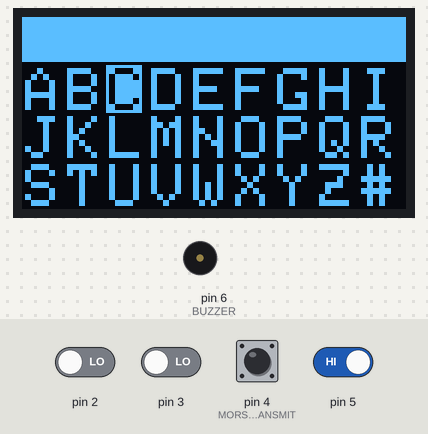
Bench run of a sketch on a simulated Arduino Uno, built with avr-gcc and run on an emulated ATmega328P. On the bench: 128×64 one-colour display, buzzer (waves = sounding, pin HIGH). The inputs (shaded band) are chosen by the test bench; at power-on: pin 4 (MORSE_TRANSMIT), pin 5 HIGH, pin 2, pin 3 LOW.

Above: at 3.9 s.
4.0 s: pin 5 driven LOW
At 4.5 s:
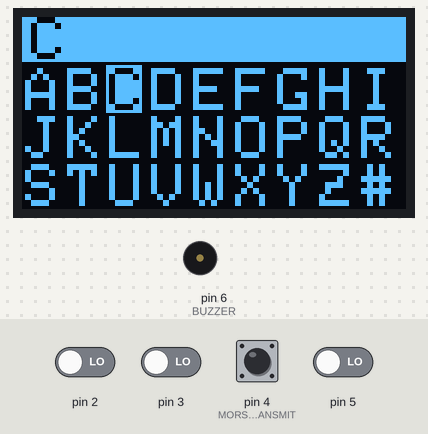
5.5 s: pin 2 driven HIGH
At 5.9 s:
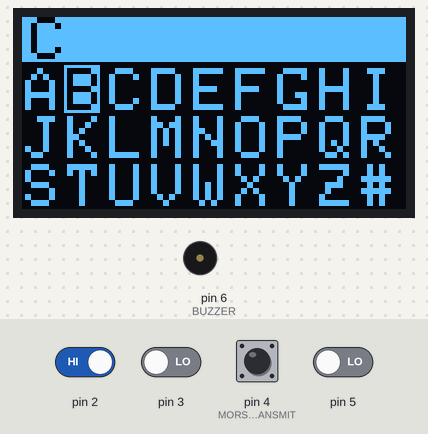
Timing chart, 0 to 8.5 s (numbered marks = the images above; inputs shaded):
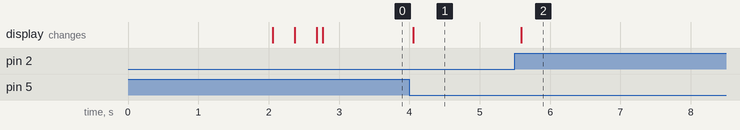

The sketch:

morse_transceiver.ino
```cpp
//Transceiver - Controls the rotary encoder and big OLED
//FourzeDotEXE - 5/22/25

#include <avr/interrupt.h>  //lib for Pin Change Interrupts
#include <SPI.h>
#include <Wire.h>
#include <Adafruit_GFX.h>
#include <Adafruit_SSD1306.h>

#define SCREEN_WIDTH 128 // OLED display width, in pixels
#define SCREEN_HEIGHT 64 // OLED display height, in pixels

#define MAX_VISIBLE_CHARS 10 //maximum number of inputted chars shown on the screen at any time

#define MORSE_TRANSMIT 4
#define BUZZER 6

#define OLED_MOSI   9
#define OLED_CLK   10
#define OLED_DC    11
#define OLED_CS    12
#define OLED_RESET 13

#define FRAME_DELAY (42)
#define FRAME_WIDTH (128)
#define FRAME_HEIGHT (64)

Adafruit_SSD1306 display(SCREEN_WIDTH, SCREEN_HEIGHT, OLED_MOSI, OLED_CLK, OLED_DC, OLED_RESET, OLED_CS);

int pulses=0, pulses_prev=0, A_SIG=0, B_SIG=1;
int cursor_map;
int buttonState = 0; //flag to indicate if the encoder button is pressed (inputs a letter into the buffer)
bool transmit_now = 0; //flag to indicate when transmit should occur (uses morse_translate function and clears the input buffer)

// Variables capturing current and newly calculated position on the letter board (Values 0-26)
int New_Position=0;
int Old_Position=0;

// Flag indicating the letter was entered on the letter board to be added to curr_text string
int Letter_Entered=0;
int Transmit=0;
String To_Transmit="";

//track current keyboard in use (mode 0-3)
bool keyboard = 0;

//track current number of characters inputted
int char_counter = 0;

// Used for displaying Leter board (mode 0-3)
char Letters[28]="ABCDEFGHIJKLMNOPQRSTUVWXYZ#";
char Numbers[28]="1234567890.               #";
char u_Letters[28]="abcdefghijklmnopqrstuvwxyz|";
char a_Symbols[28]="1234567890!?,.@#$%^&*()_-+|";
char b_Symbols[28]=":;=~`{}[]\/<>             |";

const int dot_time = 200;
const int dash_time = 600;

void setup() {
  Serial.begin(9600);
  pulses = 4;

  pinMode(MORSE_TRANSMIT, INPUT);
  pinMode(BUZZER, OUTPUT);

  attachInterrupt(0, A_RISE, RISING);
  attachInterrupt(1, B_RISE, RISING);

  //Pin Change Interrupt on pin 5 (PCINT21)
  cli();
  PCICR |= 0b00000100;    // turn on port d (PCINT[16-23])
  PCMSK2 |= 0b00110000;   //Interrupt on Pin 5 and Pin 4 (6th and 5th MSB bit respectively)
  sei();

  if(!display.begin(SSD1306_SWITCHCAPVCC, 0x3C)) {
    Serial.println(F("SSD1306 allocation failed"));
    while(1);
  }

  delay(2000);
  display.clearDisplay();

  // Display Letter Board 3 rows 9 character in each row
  display.setTextSize(2);
  display.setTextColor(SSD1306_WHITE);
  for (int j=0; j<3;j++){
    for (int i=0; i<9;i++){
      display.setCursor(i*12+2*i+1,j*16+17);
      display.println(Letters[i+j*9]);
      display.display();
    }
  }

  // Display filled in rect in the top section of the display when To_Transfer would be output
  display.fillRect(0, 0, 128, 15, SSD1306_INVERSE);
  // Highlight character A by displaying Inverse rect at first position
  display.fillRect(0, 16, 12, 16, SSD1306_INVERSE);
}

//highlight the selected letter on the keyboard
void Highlight_letter(int New_Pos, int Old_Pos){
  int X_pos;
  int Y_pos;

  // Calculate X and Y coordinates of the New_Pos on the letter board
  X_pos=New_Pos - ((int)New_Pos/9)*9;
  Y_pos=(int)New_Pos/9;
  // Displaying Inverse rect over the current curson positon
  display.fillRect(X_pos*12+2*X_pos, Y_pos*16 +16, 12, 16, SSD1306_INVERSE);

  // Calculate X and Y coordinates of the Old_Pos on the letter board
  X_pos=Old_Pos - ((int)Old_Pos/9)*9;
  Y_pos=(int)Old_Pos/9;
  // Revert the rect over the old cursor position
  display.fillRect(X_pos*12+2*X_pos, Y_pos*16 +16, 12, 16, SSD1306_INVERSE);

  display.display();
}

//update the keyboard to the correct selected mode
void update_keys(bool mode_selected){
  display.clearDisplay();

  display.setTextSize(2);
  display.setTextColor(SSD1306_WHITE);
  for (int j=0; j<3;j++){
    for (int i=0; i<9;i++){
      display.setCursor(i*12+2*i+1,j*16+17);
      switch(mode_selected){
        case 0:
          display.println(Letters[i+j*9]);
          break;
        case 1:
          display.println(Numbers[i+j*9]);
          break;
        default:
          display.println(Letters[i+j*9]);
          break;
      }
      display.display();
    }
  }

  // Display filled in rect in the top section of the display
  display.fillRect(0, 0, 128, 15, SSD1306_INVERSE);
}
void A_RISE(){
 detachInterrupt(0);
 A_SIG=1;

 pulses_prev = pulses; //capture previous pulse count
 if(B_SIG==0)
 pulses++;//moving forward
 if(B_SIG==1)
 pulses--;//moving reverse
 //Serial.println(pulses);
 attachInterrupt(0, A_FALL, FALLING);
}

void A_FALL(){
 detachInterrupt(0);
 A_SIG=0;

 pulses_prev = pulses;
 if(B_SIG==1)
 pulses++;
 if(B_SIG==0)
 pulses--;
 attachInterrupt(0, A_RISE, RISING);
}

void B_RISE(){
 detachInterrupt(1);
 B_SIG=1;

 pulses_prev = pulses;
 if(A_SIG==1)
 pulses++;
 if(A_SIG==0)
 pulses--;
 attachInterrupt(1, B_FALL, FALLING);
}

void B_FALL(){
 detachInterrupt(1);
 B_SIG=0;

 pulses_prev = pulses;
 if(A_SIG==0)
 pulses++;
 if(A_SIG==1)
 pulses--;
 attachInterrupt(1, B_RISE, RISING);
}

volatile bool button4Pressed = false;
volatile bool button5Pressed = false;
const int debounceDelay = 50; // ms
unsigned long lastInterruptTime4 = 0;
unsigned long lastInterruptTime5 = 0;

ISR(PCINT2_vect) {
  unsigned long currentTime = millis();
  if ((currentTime - lastInterruptTime4 > debounceDelay)) {
    bool state4 = digitalRead(4);
    if (state4 == LOW && !button4Pressed) {
      transmit_now = 1;
      button4Pressed = 1;
     } else if (state4 == HIGH && button4Pressed) {
       button4Pressed = 0;
    }
     lastInterruptTime4 = currentTime;
  }

   // Pin 5 logic
   if ((currentTime - lastInterruptTime5 > debounceDelay)) {
     bool state5 = digitalRead(5);
     if (state5 == LOW && !button5Pressed) {
      buttonState = 1;
      Letter_Entered = 1;
      button5Pressed = 1;
     } else if (state5 == HIGH && button5Pressed) {
      button5Pressed = 0;
    }
    lastInterruptTime5 = currentTime;
  }
}

void loop() {
  //apply limits to the encoder scrolling through the keyboard
  if (pulses < -4){
    pulses = -4;
  }
  if (pulses > 100){
    pulses = 100;
  }

  //use a map function to advance the cursor forward or backward per 1 tick of the encoder
  if(pulses_prev != pulses){
    if (pulses == 100) {
      New_Position = 26;
    } else if (pulses == -4){
      New_Position = 0;
    } else {
      New_Position = map(pulses,-4,100,0,26);
    }
    Highlight_letter(New_Position,Old_Position);
    Old_Position = New_Position;
  }

  delay(5);

  // If letter was entered add the letter to To_Transmit buffer and output it on the display
  if (Letter_Entered==1){
    if (Letters[New_Position] == '#'){
      keyboard = !(keyboard);
      update_keys(keyboard);

      display.setCursor(3,0);
      display.setTextColor(BLACK);
      display.fillRect(0, 0, 128, 15, SSD1306_WHITE);

      if (char_counter > 10){
        String buffer = "";
        buffer = To_Transmit.substring(To_Transmit.length() - MAX_VISIBLE_CHARS);
        display.println(buffer);
      } else {
        display.println(To_Transmit);
      }

      display.display();

    } else {

      if (keyboard == 0){
        To_Transmit=To_Transmit + Letters[New_Position];
      } else {
        To_Transmit=To_Transmit + Numbers[New_Position];
      }

      char_counter++;

      display.setCursor(3,0);
      display.setTextColor(BLACK);
      display.fillRect(0, 0, 128, 15, SSD1306_WHITE);

      //scroll password to the left if the string size exceeds 10
      if (char_counter > 10){
        String buffer = "";
        buffer = To_Transmit.substring(To_Transmit.length() - MAX_VISIBLE_CHARS);
        display.println(buffer);
      } else {
        display.println(To_Transmit);
      }
    }
  } else if (transmit_now == 1) {

    Serial.println(To_Transmit);
    To_Transmit="";

    transmit_now = 0;
    char_counter=0;
  }
  display.display();
  Letter_Entered=0;
  delay(100);
}
```

Measured:
- after the input at 4.0 s, the display: changes after 0.05 s (image 1)
- after the input at 5.5 s, the display: changes after 0.09 s (image 2)
